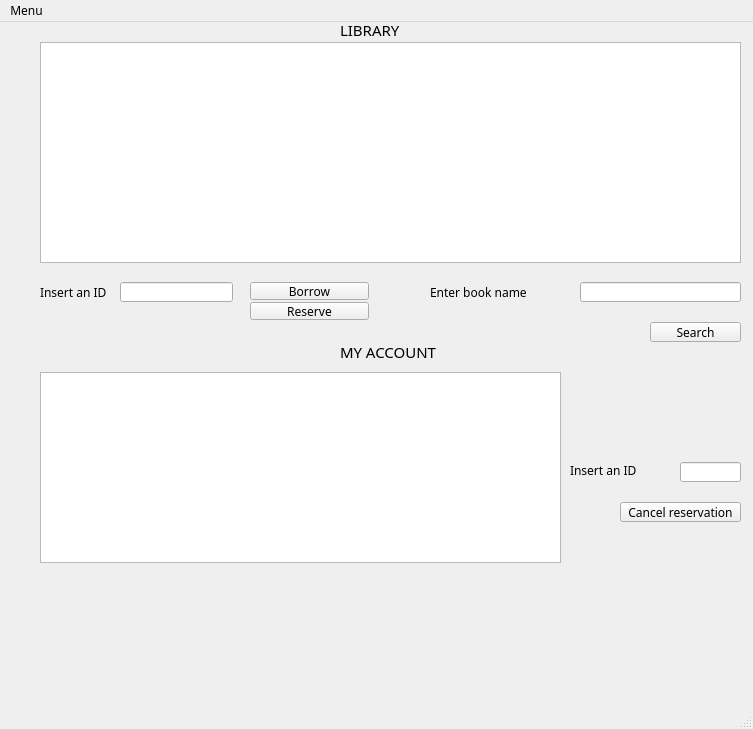
<?xml version="1.0" encoding="UTF-8"?>
<ui version="4.0">
 <class>MainWindow2</class>
 <widget class="QMainWindow" name="MainWindow2">
  <property name="geometry">
   <rect>
    <x>0</x>
    <y>0</y>
    <width>753</width>
    <height>729</height>
   </rect>
  </property>
  <property name="font">
   <font>
    <family>Segoe MDL2 Assets</family>
   </font>
  </property>
  <property name="windowTitle">
   <string>MainWindow</string>
  </property>
  <widget class="QWidget" name="centralwidget">
   <widget class="QLabel" name="label">
    <property name="geometry">
     <rect>
      <x>340</x>
      <y>0</y>
      <width>191</width>
      <height>16</height>
     </rect>
    </property>
    <property name="font">
     <font>
      <family>Segoe MDL2 Assets</family>
      <pointsize>11</pointsize>
     </font>
    </property>
    <property name="text">
     <string>LIBRARY</string>
    </property>
   </widget>
   <widget class="QLabel" name="label_2">
    <property name="geometry">
     <rect>
      <x>340</x>
      <y>320</y>
      <width>151</width>
      <height>20</height>
     </rect>
    </property>
    <property name="font">
     <font>
      <family>Segoe MDL2 Assets</family>
      <pointsize>11</pointsize>
     </font>
    </property>
    <property name="text">
     <string>MY ACCOUNT</string>
    </property>
   </widget>
   <widget class="QPushButton" name="pushButton_2">
    <property name="geometry">
     <rect>
      <x>620</x>
      <y>480</y>
      <width>121</width>
      <height>20</height>
     </rect>
    </property>
    <property name="text">
     <string>Cancel reservation</string>
    </property>
   </widget>
   <widget class="QLabel" name="label_3">
    <property name="geometry">
     <rect>
      <x>430</x>
      <y>260</y>
      <width>101</width>
      <height>20</height>
     </rect>
    </property>
    <property name="text">
     <string>Enter book name</string>
    </property>
   </widget>
   <widget class="QLineEdit" name="lineEdit">
    <property name="geometry">
     <rect>
      <x>580</x>
      <y>260</y>
      <width>161</width>
      <height>20</height>
     </rect>
    </property>
   </widget>
   <widget class="QPushButton" name="pushButton_3">
    <property name="geometry">
     <rect>
      <x>650</x>
      <y>300</y>
      <width>91</width>
      <height>20</height>
     </rect>
    </property>
    <property name="text">
     <string>Search</string>
    </property>
   </widget>
   <widget class="QLineEdit" name="lineEdit_2">
    <property name="geometry">
     <rect>
      <x>120</x>
      <y>260</y>
      <width>113</width>
      <height>20</height>
     </rect>
    </property>
   </widget>
   <widget class="QLabel" name="label_4">
    <property name="geometry">
     <rect>
      <x>40</x>
      <y>260</y>
      <width>91</width>
      <height>21</height>
     </rect>
    </property>
    <property name="text">
     <string>Insert an ID</string>
    </property>
   </widget>
   <widget class="QLabel" name="label_5">
    <property name="geometry">
     <rect>
      <x>570</x>
      <y>440</y>
      <width>91</width>
      <height>16</height>
     </rect>
    </property>
    <property name="text">
     <string>Insert an ID</string>
    </property>
   </widget>
   <widget class="QLineEdit" name="lineEdit_3">
    <property name="geometry">
     <rect>
      <x>680</x>
      <y>440</y>
      <width>61</width>
      <height>20</height>
     </rect>
    </property>
   </widget>
   <widget class="QListWidget" name="listWidget">
    <property name="geometry">
     <rect>
      <x>40</x>
      <y>20</y>
      <width>701</width>
      <height>221</height>
     </rect>
    </property>
   </widget>
   <widget class="QListWidget" name="listWidget_2">
    <property name="geometry">
     <rect>
      <x>40</x>
      <y>350</y>
      <width>521</width>
      <height>191</height>
     </rect>
    </property>
   </widget>
   <widget class="QPushButton" name="pushButton">
    <property name="geometry">
     <rect>
      <x>250</x>
      <y>260</y>
      <width>119</width>
      <height>18</height>
     </rect>
    </property>
    <property name="text">
     <string>Borrow</string>
    </property>
   </widget>
   <widget class="QPushButton" name="pushButton_4">
    <property name="geometry">
     <rect>
      <x>250</x>
      <y>280</y>
      <width>119</width>
      <height>18</height>
     </rect>
    </property>
    <property name="text">
     <string>Reserve</string>
    </property>
   </widget>
   <zorder>listWidget</zorder>
   <zorder>label</zorder>
   <zorder>label_2</zorder>
   <zorder>pushButton_2</zorder>
   <zorder>label_3</zorder>
   <zorder>lineEdit</zorder>
   <zorder>pushButton_3</zorder>
   <zorder>lineEdit_2</zorder>
   <zorder>label_4</zorder>
   <zorder>label_5</zorder>
   <zorder>lineEdit_3</zorder>
   <zorder>listWidget_2</zorder>
   <zorder>pushButton</zorder>
   <zorder>pushButton_4</zorder>
  </widget>
  <widget class="QMenuBar" name="menubar">
   <property name="geometry">
    <rect>
     <x>0</x>
     <y>0</y>
     <width>753</width>
     <height>16</height>
    </rect>
   </property>
   <property name="autoFillBackground">
    <bool>false</bool>
   </property>
   <widget class="QMenu" name="menuMenu">
    <property name="title">
     <string>Menu</string>
    </property>
    <addaction name="separator"/>
    <addaction name="actionlog_out"/>
    <addaction name="actiondelete_account"/>
    <addaction name="actionchange_password"/>
   </widget>
   <addaction name="menuMenu"/>
  </widget>
  <widget class="QStatusBar" name="statusbar"/>
  <action name="actionlog_out">
   <property name="text">
    <string>log out</string>
   </property>
  </action>
  <action name="actiondelete_account">
   <property name="text">
    <string>delete account</string>
   </property>
  </action>
  <action name="actionsearch_for_books">
   <property name="text">
    <string>search for books</string>
   </property>
  </action>
  <action name="actioncancel_reservation">
   <property name="text">
    <string>cancel reservation</string>
   </property>
  </action>
  <action name="actionchange_password">
   <property name="text">
    <string>change password</string>
   </property>
  </action>
 </widget>
 <resources/>
 <connections/>
</ui>
